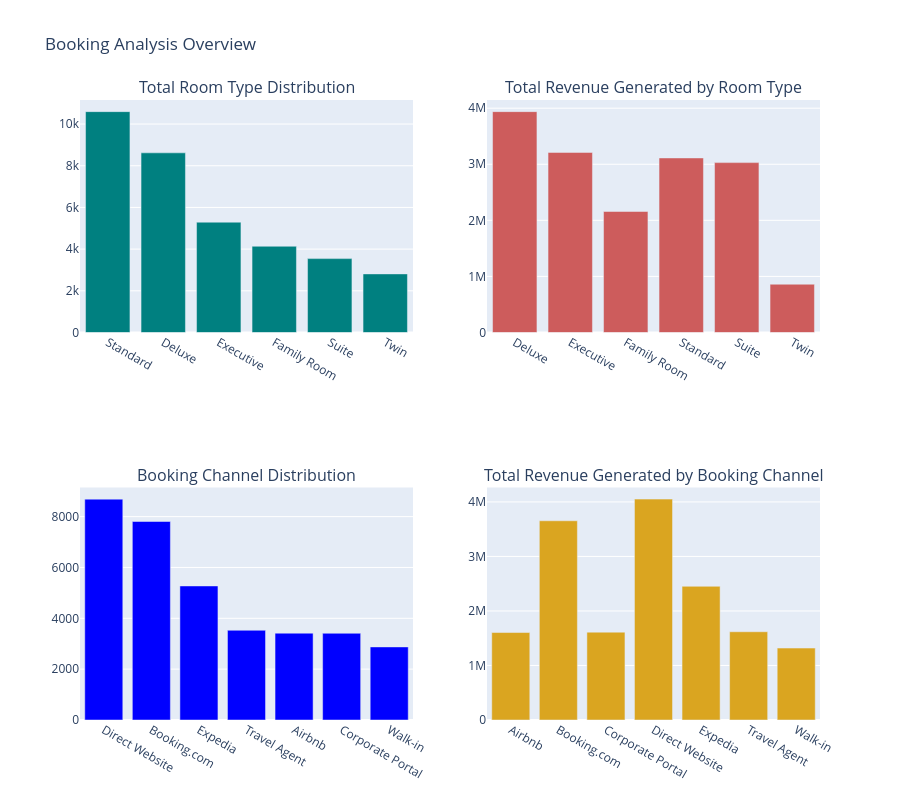

The cell this chart's notebook holds for it:
### Code cell
# Create a 2 × 2 subplot dashboard
# The following code combines the four analyses into one interactive figure

# Create a subplot figure with 2 rows and 2 columns.
# Each subplot will display a different booking analysis.

fig = make_subplots(
    rows=2,
    cols=2,
    subplot_titles=(
        "Total Room Type Distribution",
        "Total Revenue Generated by Room Type",
        "Booking Channel Distribution",
        "Total Revenue Generated by Booking Channel"
    )
)


# Chart 1: Booking count by room type
# A bar chart showing the number of bookings for each room type.
fig.add_trace(
    go.Bar(
        x=room_type['room_type'],
        y=room_type['count'],
        name='Count',
        marker_color='teal'
    ),
    row=1,
    col=1
)


# Chart 2: Revenue by room type
# Compare the revenue generated by different room types.
fig.add_trace(
    go.Bar(
        x=room_revenue['room_type'],
        y=room_revenue['total_amount'],
        name='Revenue',
        marker_color='indianred'
    ),
    row=1,
    col=2
)


# Chart 3: Booking channel distribution
# Show the number of bookings made through each channel.
fig.add_trace(
    go.Bar(
        x=channels['booking_channel'],
        y=channels['count'],
        name='Channel Count',
        marker_color='blue'
    ),
    row=2,
    col=1
)


# Chart 4: Revenue by booking channel
# Compare the total revenue associated with each channel.
fig.add_trace(
    go.Bar(
        x=channel_revenue['booking_channel'],
        y=channel_revenue['total_amount'],
        name='Channel Revenue',
        marker_color='goldenrod'
    ),
    row=2,
    col=2
)


# Update the overall layout of the dashboard.
fig.update_layout(
    height=800,
    title_text='Booking Analysis Overview',
    showlegend=False
)

# Display the interactive dashboard.
fig.show()

### Figure 1 — Plotly figure (JSON) as saved in the notebook; plotly's stock layout.template omitted (floating-point values rounded to 4 significant figures)
{"data": [{"marker": {"color": "teal"}, "name": "Count", "type": "bar", "x": ["Standard", "Deluxe", "Executive", "Family Room", "Suite", "Twin"], "xaxis": "x", "y": [10596, 8619, 5293, 4137, 3544, 2811], "yaxis": "y"}, {"marker": {"color": "indianred"}, "name": "Revenue", "type": "bar", "x": ["Deluxe", "Executive", "Family Room", "Standard", "Suite", "Twin"], "xaxis": "x2", "y": [3939000.0, 3211000.0, 2158000.0, 3113000.0, 3030000.0, 861100.0], "yaxis": "y2"}, {"marker": {"color": "blue"}, "name": "Channel Count", "type": "bar", "x": ["Direct Website", "Booking.com", "Expedia", "Travel Agent", "Airbnb", "Corporate Portal", "Walk-in"], "xaxis": "x3", "y": [8688, 7808, 5273, 3529, 3416, 3411, 2875], "yaxis": "y3"}, {"marker": {"color": "goldenrod"}, "name": "Channel Revenue", "type": "bar", "x": ["Airbnb", "Booking.com", "Corporate Portal", "Direct Website", "Expedia", "Travel Agent", "Walk-in"], "xaxis": "x4", "y": [1605000.0, 3654000.0, 1611000.0, 4051000.0, 2452000.0, 1619000.0, 1319000.0], "yaxis": "y4"}], "layout": {"annotations": [{"font": {"size": 16}, "showarrow": false, "text": "Total Room Type Distribution", "x": 0.225, "xanchor": "center", "xref": "paper", "y": 1, "yanchor": "bottom", "yref": "paper"}, {"font": {"size": 16}, "showarrow": false, "text": "Total Revenue Generated by Room Type", "x": 0.775, "xanchor": "center", "xref": "paper", "y": 1, "yanchor": "bottom", "yref": "paper"}, {"font": {"size": 16}, "showarrow": false, "text": "Booking Channel Distribution", "x": 0.225, "xanchor": "center", "xref": "paper", "y": 0.375, "yanchor": "bottom", "yref": "paper"}, {"font": {"size": 16}, "showarrow": false, "text": "Total Revenue Generated by Booking Channel", "x": 0.775, "xanchor": "center", "xref": "paper", "y": 0.375, "yanchor": "bottom", "yref": "paper"}], "height": 800, "showlegend": false, "title": {"text": "Booking Analysis Overview"}, "xaxis": {"anchor": "y", "domain": [0, 0.45]}, "xaxis2": {"anchor": "y2", "domain": [0.55, 1]}, "xaxis3": {"anchor": "y3", "domain": [0, 0.45]}, "xaxis4": {"anchor": "y4", "domain": [0.55, 1]}, "yaxis": {"anchor": "x", "domain": [0.625, 1]}, "yaxis2": {"anchor": "x2", "domain": [0.625, 1]}, "yaxis3": {"anchor": "x3", "domain": [0, 0.375]}, "yaxis4": {"anchor": "x4", "domain": [0, 0.375]}}}
